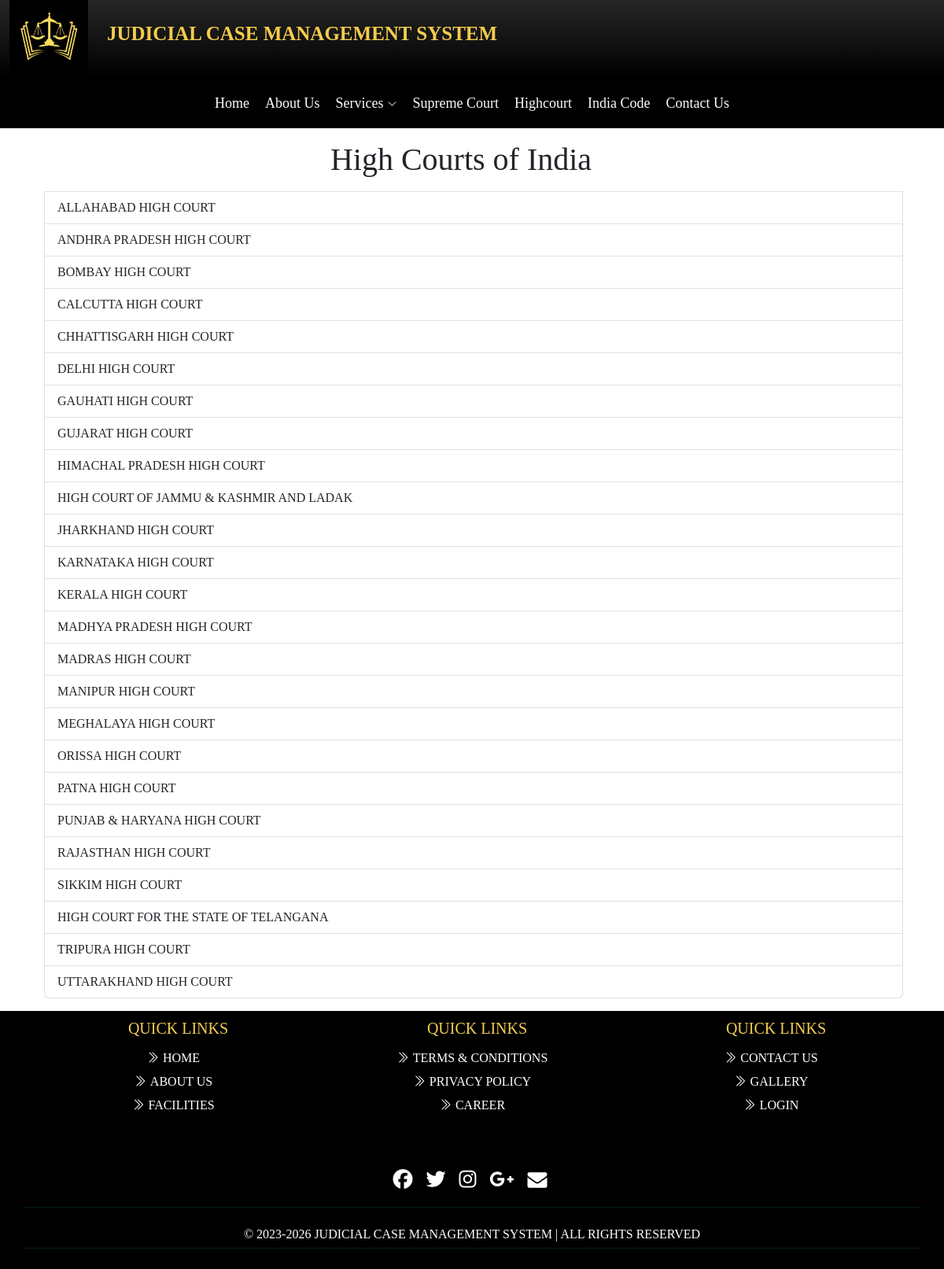
Page /highcourt.php on the committed database.
### tables this page shows
CREATE TABLE `court_list` (
  `slno` int(11) NOT NULL,
  `hc_name` varchar(191) NOT NULL,
  `link` varchar(191) NOT NULL
);

### highcourt.php (the view, shortened to what this page needs)
<!DOCTYPE html>
<html lang="en">
<head>
</head>
<body style="font-family: Georgia, 'Cambria' !important;">
    <?php include 'header.php'; ?>
    <section>
        <div class="container m-3  align-items-center">
            <div class="container  text-center">
                <h1>High Courts of India</h1>
            </div>
            <div class="container m-3  align-items-center">
                <div class="list-group  align-items-center">
                    <?php include 'dbcon.php';
                $sql = "select * from `court_list`";
                $result = mysqli_query($con, $sql);
                foreach ($result as $row) {
                    echo '
                <a href="' . $row['link'] . '" class="list-group-item list-group-item-action">' . $row['hc_name'] . '</a>
                        ';
                }
                ?>
                </div>
            </div>
        </div>
    </section>
    <?php include 'footer.php'; ?>
</body>
</html>

### header.php (shortened to what this page needs)
<!DOCTYPE html>
<html lang="en">
<head>
    <link href="https://cdn.jsdelivr.net/npm/bootstrap@5.3.3/dist/css/bootstrap.min.css" rel="stylesheet"
>
    <link rel="stylesheet" href="https://cdn.jsdelivr.net/npm/bootstrap-icons@1.11.3/font/bootstrap-icons.min.css">
    <link rel="stylesheet" href="https://cdnjs.cloudflare.com/ajax/libs/font-awesome/4.7.0/css/font-awesome.min.css">
    <link href="assets/css/nav.css" rel="stylesheet">
</head>
<body>
    <div class="container-fluid d-flex bg-black bg-gradient">
        <img src="img/logo.jpg" alt="Logo" width="100" height="100" class="d-inline-block ">
        <span style="font-size: 25px; color: #F4CC4C;" class="p-4"><strong>JUDICIAL CASE MANAGEMENT
                SYSTEM</strong></span>
    </div>
    <section>
        <header id="header" class="fixed-top d-flex align-items-center">
            <div class="container d-flex align-items-center justify-content-between">
                <nav id="navbar" class="navbar">
                    <ul>
                        <li><a class="nav-link scrollto" href="index.php">Home</a></li>
                        <li><a class="nav-link scrollto" href="about.php">About Us</a></li>
                        <li class="dropdown"><a href="#"><span>Services</span> <i class="bi bi-chevron-down"></i></a>
                        </li>
                        <li><a class="nav-link scrollto" href="https://www.sci.gov.in/">Supreme Court</a></li>
                        <li><a class="nav-link scrollto" href="highcourt.php">Highcourt</a></li>
                        <li><a class="nav-link scrollto" href="https://www.indiacode.nic.in/">India Code</a></li>
                        <li><a class="nav-link scrollto" href="contact.php">Contact Us</a></li>
                    </ul>
                </nav>
            </div>
        </header>
    </section>
</body>
</html>

### dbcon.php (shortened to what this page needs)
<!DOCTYPE html>
<html lang="en">
<head>
    <link href="https://cdn.jsdelivr.net/npm/bootstrap@5.3.3/dist/css/bootstrap.min.css" rel="stylesheet">
</head>
<body>
</body>
</html>

### footer.php (shortened to what this page needs)
<section id="footer">
    <div class="container">
        <div class="row text-center text-xs-center text-sm-left text-md-left">
            <div class="col-xs-12 col-sm-4 col-md-4">
                <h5>Quick links</h5>
                <ul class="list-unstyled quick-links">
                    <li><a href="#"><i class="bi bi-chevron-double-right"></i>Home</a></li>
                    <li><a href="#"><i class="bi bi-chevron-double-right"></i>About Us</a></li>
                    <li><a href="#"><i class="bi bi-chevron-double-right"></i>Facilities</a></li>
                </ul>
            </div>
            <div class="col-xs-12 col-sm-4 col-md-4">
                <h5>Quick links</h5>
                <ul class="list-unstyled quick-links">
                    <li><a href="#"><i class="bi bi-chevron-double-right"></i>Terms & Conditions</a></li>
                    <li><a href="#"><i class="bi bi-chevron-double-right"></i>Privacy Policy</a></li>
                    <li><a href="#"><i class="bi bi-chevron-double-right"></i>Career</a></li>
                </ul>
            </div>
            <div class="col-xs-12 col-sm-4 col-md-4">
                <h5>Quick links</h5>
                <ul class="list-unstyled quick-links">
                    <li><a href="#"><i class="bi bi-chevron-double-right"></i>Contact Us</a></li>
                    <li><a href="#"><i class="bi bi-chevron-double-right"></i>Gallery</a></li>
                    <li><a href="#"><i class="bi bi-chevron-double-right"></i>Login</a></li>
                </ul>
            </div>
        </div>
        <div class="row">
            <div class="col-xs-12 col-sm-12 col-md-12 mt-2 mt-sm-5">
                <ul class="list-unstyled list-inline social text-center">
                    <li class="list-inline-item"><a href="#"><i class="fa fa-facebook"></i></a></li>
                    <li class="list-inline-item"><a href="#"><i class="fa fa-twitter"></i></a></li>
                    <li class="list-inline-item"><a href="#"><i class="fa fa-instagram"></i></a></li>
                    <li class="list-inline-item"><a href="#"><i class="fa fa-google-plus"></i></a></li>
                    <li class="list-inline-item"><a href="#" target="_blank"><i class="fa fa-envelope"></i></a>
                    </li>
                </ul>
            </div>
            <hr>
        </div>
        <div class="row">
            <div class="col-xs-12 col-sm-12 col-md-12 mt-2 mt-sm-2 text-center text-white">
                <p class="h6">&copy; <?php echo '2023-' . date("Y"); ?> JUDICIAL CASE MANAGEMENT SYSTEM<a class="text-green ml-2" href="#" target="_blank"> | ALL RIGHTS RESERVED</a></p>
            </div>
            <hr>
        </div>
    </div>
</section>

### assets/css/nav.css (style rules this page uses)
body { font-family: Georgia, 'Cambria'; }
#header { background-color: #000000; top: 0; position: sticky; }
.navbar { padding: 0; left: 0; margin: auto; font-size: 88px; }
.navbar ul { margin: 0; padding: 0; display: flex; list-style: none; align-items: center; }
.navbar li { position: relative; }
.navbar a, .navbar a:focus { display: flex; align-items: center; justify-content: space-between; padding: 10px 10px 10px 10px; font-size: 18px; color: snow; white-space: nowrap; transition: 0.3s; text-decoration: none; }
.navbar a i, .navbar a:focus i { font-size: 12px; line-height: 0; margin-left: 5px; }
*, *::before, *::after { box-sizing: border-box; }
#footer { padding: 10px 0; }
#footer { text-align: center; color: #007b5e; text-transform: uppercase; }
#footer { background: black !important; }
#footer h5 { padding-left: 10px; border-left: 3px solid black; ; padding-bottom: 6px; margin-bottom: 05px; color: rgb(244, 204, 84); }
#footer a { color: #ffffff; text-decoration: none !important; background-color: transparent; -webkit-text-decoration-skip: objects; }
#footer ul.social li { padding: 3px 0; }
#footer ul.social li a i { margin-right: 5px; font-size: 25px; -webkit-transition: .5s all ease; -moz-transition: .5s all ease; transition: .5s all ease; }
#footer ul.social li a, #footer ul.quick-links li a { color: #ffffff; }
#footer ul.quick-links li { padding: 3px 0; -webkit-transition: .5s all ease; -moz-transition: .5s all ease; transition: .5s all ease; }
#footer ul.quick-links li a i { margin-right: 5px; }
.row { --bs-gutter-x: -5.5rem; }
.h6 { color: rgb(244, 204, 84); }

### rows in the picture
court_list: hc_name "ALLAHABAD HIGH COURT"
court_list: hc_name "ANDHRA PRADESH HIGH COURT"
court_list: hc_name "BOMBAY HIGH COURT"
court_list: hc_name "CALCUTTA HIGH COURT"
court_list: hc_name "CHHATTISGARH HIGH COURT"
court_list: hc_name "DELHI HIGH COURT"
court_list: hc_name "GAUHATI HIGH COURT"
court_list: hc_name "GUJARAT HIGH COURT"
court_list: hc_name "HIMACHAL PRADESH HIGH COURT"
court_list: hc_name "HIGH COURT OF JAMMU & KASHMIR AND LADAK"
court_list: hc_name "JHARKHAND HIGH COURT"
court_list: hc_name "KARNATAKA HIGH COURT"
court_list: hc_name "KERALA HIGH COURT"
court_list: hc_name "MADHYA PRADESH HIGH COURT"
court_list: hc_name "MADRAS HIGH COURT"
court_list: hc_name "MANIPUR HIGH COURT"
court_list: hc_name "MEGHALAYA HIGH COURT"
court_list: hc_name "ORISSA HIGH COURT"
court_list: hc_name "PATNA HIGH COURT"
court_list: hc_name "PUNJAB & HARYANA HIGH COURT"
court_list: hc_name "RAJASTHAN HIGH COURT"
court_list: hc_name "SIKKIM HIGH COURT"
court_list: hc_name "HIGH COURT FOR THE STATE OF TELANGANA"
court_list: hc_name "TRIPURA HIGH COURT"
court_list: hc_name "UTTARAKHAND HIGH COURT"
